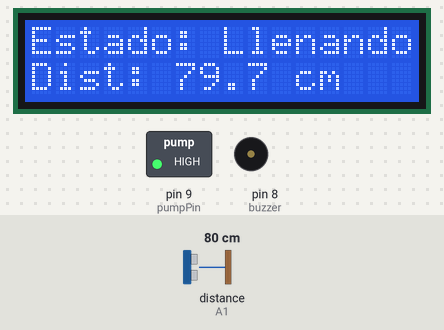
This sketch was run on a simulated Arduino Uno, built with avr-gcc and run on an emulated ATmega328P. Parts: 16×2 character LCD, switched loads named in the sketch (green lamp = pin HIGH), buzzer (waves = sounding, pin HIGH). Wiring (inferred from the names in the program): ultrasonic range finder: trigger A0; echo A1. The inputs (shaded band) are chosen by the test bench; at power-on: distance to the obstacle (sensor on A1) 80 cm. The echo pulse lasts 58.3 µs per cm; pins used as bus, display or sensor lines are not drawn; what the sketch prints to the serial monitor is not drawn.

Above: at 3.2 s.
3.3 s: distance to the obstacle (sensor on A1) set to 17 cm
At 4.1 s:
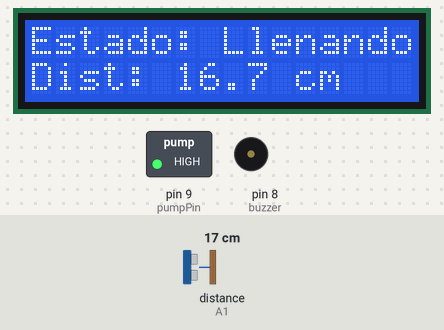
5.0 s: distance to the obstacle (sensor on A1) set to 14 cm
At 7.3 s:
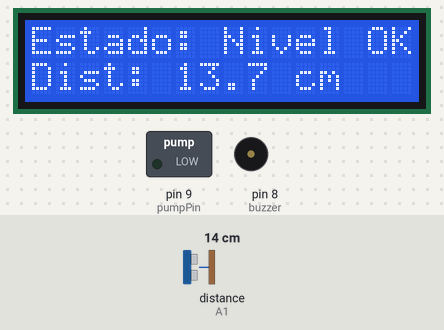
8.0 s: distance to the obstacle (sensor on A1) set to 18 cm
At 8.5 s:
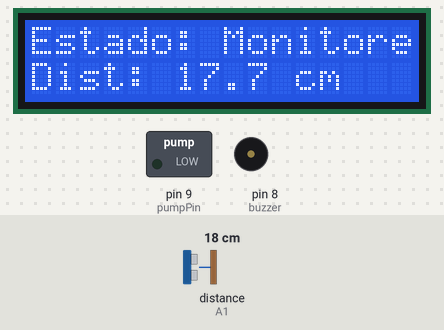
9.6 s: distance to the obstacle (sensor on A1) set to 21 cm
At 10.5 s:
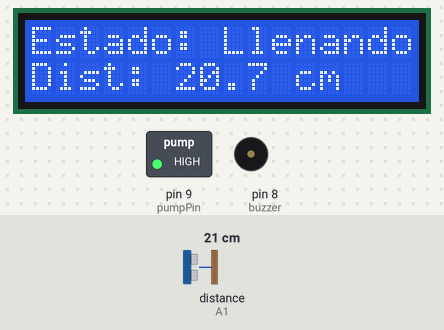
Timing chart, 0 to 12.2 s (numbered marks = the images above; inputs shaded):
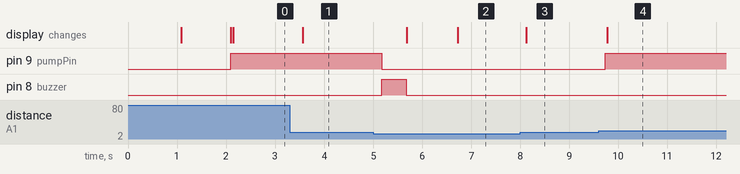

Measured:
- the behaviour switches between 16 and 15 cm on distance to the obstacle (sensor on A1) (found by bisection; images 1 and 2)
- the behaviour switches between 18 and 19 cm on distance to the obstacle (sensor on A1) (found by bisection; images 3 and 4)
- after the input at 3.3 s, the display: changes after 0.27 s (image 1)
- after the input at 5.0 s, pin 9 (pumpPin): HIGH → LOW after 0.17 s; pin 8 (buzzer): LOW → HIGH after 0.17 s, → LOW 0.50 s later; the display: first changes after 0.69 s (image 2 shows a later state)
- after the input at 8.0 s, the display: changes after 0.13 s (image 3)
- after the input at 9.6 s, pin 9 (pumpPin): LOW → HIGH after 0.14 s; the display: changes after 0.18 s (image 4)

The sketch:

003.ino.ino
```cpp
#include <Wire.h>
#include <LiquidCrystal_I2C.h>

// Define la dirección I2C del LCD (cambia si es necesario)
LiquidCrystal_I2C lcd(0x27, 16, 2); // 16 columnas, 2 filas

// Pines del sensor ultrasónico
const int trigPin = A0;
const int echoPin = A1;

// Bomba y zumbador
const int pumpPin = 9;
const int buzzer = 8;

// Distancia calibrada para nivel óptimo (ajustar según tu recipiente)
const float TARGET_WATER_DIST_CM = 16.0; // Cambiar según calibración

// --- NUEVAS CONSTANTES PARA HISTÉRESIS ---
// La bomba se enciende si la distancia es MAYOR que este valor (nivel bajo).
const float HYSTERESIS_THRESHOLD_ON = TARGET_WATER_DIST_CM + 2.0; // Por ejemplo, 18.0 cm (el agua está 2 cm por debajo del objetivo)

// La bomba se apaga si la distancia es MENOR que este valor (nivel lleno).
const float HYSTERESIS_THRESHOLD_OFF = TARGET_WATER_DIST_CM - 0.5; // Por ejemplo, 15.5 cm (el agua está 0.5 cm por encima del objetivo)
// Puedes ajustar estos valores. HYSTERESIS_THRESHOLD_ON debe ser mayor que HYSTERESIS_THRESHOLD_OFF.

long duration;
float distanceCM;
bool pumpIsOn = false;

void setup() {
  // Inicializa el LCD
  lcd.init();
  // Enciende la luz de fondo
  lcd.backlight();

  lcd.print("Iniciando...");
  delay(1000);
  lcd.clear();

  pinMode(trigPin, OUTPUT);
  pinMode(echoPin, INPUT);
  pinMode(pumpPin, OUTPUT);
  pinMode(buzzer, OUTPUT);

  digitalWrite(pumpPin, LOW);
  digitalWrite(buzzer, LOW);

  // Inicializa la comunicación serial
  Serial.begin(9600); // Puedes usar otra velocidad si lo necesitas

  lcd.print("Sistema listo");
  delay(1000);
  lcd.clear();
}

void loop() {
  // --- LECTURA DEL SENSOR ULTRASÓNICO ---
  digitalWrite(trigPin, LOW);
  delayMicroseconds(2);
  digitalWrite(trigPin, HIGH);
  delayMicroseconds(10);
  digitalWrite(trigPin, LOW);

  duration = pulseIn(echoPin, HIGH);
  distanceCM = duration * 0.0343 / 2;

  // Mostrar distancia en consola
  Serial.print("Distancia: ");
  Serial.print(distanceCM);
  Serial.println(" cm");

  // --- CONTROL DE LA BOMBA CON HISTÉRESIS ---
  // Condición para encender la bomba:
  // Si la bomba NO está encendida Y la distancia es MAYOR que el umbral de encendido (nivel bajo)
  if (!pumpIsOn && distanceCM > HYSTERESIS_THRESHOLD_ON) {
    digitalWrite(pumpPin, HIGH);
    pumpIsOn = true;
    lcd.clear();
    lcd.setCursor(1, 0);
    lcd.print("Llenando...");

  }
  // Condición para apagar la bomba:
  // Si la bomba SÍ está encendida Y la distancia es MENOR que el umbral de apagado (nivel lleno)
  else if (pumpIsOn && distanceCM < HYSTERESIS_THRESHOLD_OFF) {
    digitalWrite(pumpPin, LOW);
    pumpIsOn = false;
    digitalWrite(buzzer, HIGH);
    delay(500);
    digitalWrite(buzzer, LOW);

    lcd.clear();
    lcd.print("Nivel Lleno!"); // O "Nivel OK"
    delay(1000); // Pausa para que se vea el mensaje
    lcd.clear();
  }

  // --- ACTUALIZACIÓN DE PANTALLA LCD ---
  // Muestra el estado actual y la distancia
  lcd.setCursor(0, 0);
  if (pumpIsOn) {
    lcd.print("Estado: Llenando  ");
  } else {
    // Si la bomba está apagada, se asume que el nivel está bien o monitoreando.
    // Podrías poner "Nivel OK" si distanceCM <= HYSTERESIS_THRESHOLD_OFF
    // o "Esperando..." si distanceCM está entre los dos umbrales.
    if (distanceCM <= HYSTERESIS_THRESHOLD_OFF) {
      lcd.print("Estado: Nivel OK  ");
    } else {
      lcd.print("Estado: Monitoreo ");
    }
  }

  lcd.setCursor(0, 1);
  lcd.print("Dist: ");
  lcd.print(distanceCM, 1);
  lcd.print(" cm  "); // Añadir espacios para borrar restos de números anteriores

  delay(200); // Frecuencia de actualización estable
}
```
